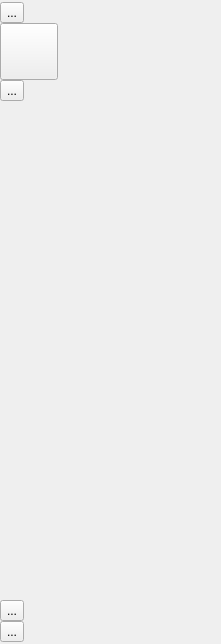
<?xml version="1.0" encoding="UTF-8"?>
<ui version="4.0">
 <class>SideMenuWidget</class>
 <widget class="QWidget" name="SideMenuWidget">
  <property name="geometry">
   <rect>
    <x>0</x>
    <y>0</y>
    <width>221</width>
    <height>644</height>
   </rect>
  </property>
  <property name="sizePolicy">
   <sizepolicy hsizetype="Expanding" vsizetype="Expanding">
    <horstretch>0</horstretch>
    <verstretch>0</verstretch>
   </sizepolicy>
  </property>
  <property name="windowTitle">
   <string>Form</string>
  </property>
  <property name="styleSheet">
   <string notr="true">#SideMenuWidget{
	border: 0px;
	padding: 0px;
	margin: 0px;
}

#SideMenuWidget &gt; #widget_1 {
	border: 2px solid rgb(89, 89, 89);
	
}

#SideMenuWidget &gt; #widget_1 &gt; #widget_3 {
	border: 0px;
	margin: 0px;
	padding: 0px;
}

#SideMenuWidget &gt; #widget_1 &gt; #widget_4 {
	border: 2px solid rgb(255, 85, 0);
	margin: 2px;
	padding: 2px;
}

#SideMenuWidget QToolButton{
	color: rgb(0, 0, 0);
	background-color: #cdd1d3; /* 银鱼白 */
	border: 0px;
	margin-top: 0px;
	margin-bottom: 0px;
	margin-left: 2px;
	margin-right: 2px;
	padding: 0px;
}

#SideMenuWidget QToolButton:hover {
    background-color: #74787a; /* 嫩灰  */
}

#SideMenuWidget QToolButton:pressed {
    background-color: #5e7987;	/* 淡蓝灰  */
}

#SideMenuWidget QToolButton:checked {
    background-color: #cdd1d3; /* 银鱼白 */
    border-left: 5px solid #132c33; /* 深灰蓝 */
}

#SideMenuWidget &gt; #widget_2{
	border:2px solid rgb(89, 89, 89);
	margin: 0px;
}

</string>
  </property>
  <layout class="QVBoxLayout" name="verticalLayout_4">
   <property name="leftMargin">
    <number>0</number>
   </property>
   <property name="topMargin">
    <number>0</number>
   </property>
   <property name="rightMargin">
    <number>0</number>
   </property>
   <property name="bottomMargin">
    <number>0</number>
   </property>
   <item>
    <widget class="QWidget" name="widget_1" native="true">
     <property name="sizePolicy">
      <sizepolicy hsizetype="Preferred" vsizetype="Expanding">
       <horstretch>0</horstretch>
       <verstretch>0</verstretch>
      </sizepolicy>
     </property>
     <layout class="QVBoxLayout" name="verticalLayout_3">
      <property name="leftMargin">
       <number>0</number>
      </property>
      <property name="topMargin">
       <number>0</number>
      </property>
      <property name="rightMargin">
       <number>0</number>
      </property>
      <property name="bottomMargin">
       <number>0</number>
      </property>
      <item>
       <widget class="QWidget" name="widget_3" native="true">
        <property name="sizePolicy">
         <sizepolicy hsizetype="Expanding" vsizetype="Fixed">
          <horstretch>0</horstretch>
          <verstretch>0</verstretch>
         </sizepolicy>
        </property>
        <property name="styleSheet">
         <string notr="true"/>
        </property>
        <layout class="QVBoxLayout" name="verticalLayout">
         <property name="spacing">
          <number>0</number>
         </property>
         <property name="leftMargin">
          <number>0</number>
         </property>
         <property name="topMargin">
          <number>2</number>
         </property>
         <property name="rightMargin">
          <number>0</number>
         </property>
         <property name="bottomMargin">
          <number>0</number>
         </property>
         <item>
          <widget class="QToolButton" name="toolButton">
           <property name="styleSheet">
            <string notr="true"/>
           </property>
           <property name="text">
            <string>...</string>
           </property>
           <property name="icon">
            <iconset>
             <normaloff>../../../resource/play_regular_icon_512px.png</normaloff>../../../resource/play_regular_icon_512px.png</iconset>
           </property>
           <property name="iconSize">
            <size>
             <width>50</width>
             <height>50</height>
            </size>
           </property>
          </widget>
         </item>
         <item>
          <widget class="QToolButton" name="toolButton_2">
           <property name="sizePolicy">
            <sizepolicy hsizetype="Fixed" vsizetype="Fixed">
             <horstretch>0</horstretch>
             <verstretch>0</verstretch>
            </sizepolicy>
           </property>
           <property name="icon">
            <iconset>
             <normaloff>../../../resource/play_regular_icon_512px.png</normaloff>../../../resource/play_regular_icon_512px.png</iconset>
           </property>
           <property name="iconSize">
            <size>
             <width>50</width>
             <height>50</height>
            </size>
           </property>
           <property name="toolButtonStyle">
            <enum>Qt::ToolButtonTextUnderIcon</enum>
           </property>
          </widget>
         </item>
         <item>
          <widget class="QToolButton" name="toolButton_4">
           <property name="text">
            <string>...</string>
           </property>
           <property name="icon">
            <iconset>
             <normaloff>../../../resource/play_regular_icon_512px.png</normaloff>../../../resource/play_regular_icon_512px.png</iconset>
           </property>
           <property name="iconSize">
            <size>
             <width>50</width>
             <height>50</height>
            </size>
           </property>
          </widget>
         </item>
        </layout>
       </widget>
      </item>
      <item>
       <widget class="QWidget" name="widget_4" native="true">
        <property name="sizePolicy">
         <sizepolicy hsizetype="Expanding" vsizetype="Expanding">
          <horstretch>0</horstretch>
          <verstretch>0</verstretch>
         </sizepolicy>
        </property>
       </widget>
      </item>
     </layout>
    </widget>
   </item>
   <item>
    <widget class="QWidget" name="widget_2" native="true">
     <property name="sizePolicy">
      <sizepolicy hsizetype="Expanding" vsizetype="Fixed">
       <horstretch>0</horstretch>
       <verstretch>0</verstretch>
      </sizepolicy>
     </property>
     <layout class="QVBoxLayout" name="verticalLayout_2">
      <property name="spacing">
       <number>0</number>
      </property>
      <property name="leftMargin">
       <number>0</number>
      </property>
      <property name="topMargin">
       <number>2</number>
      </property>
      <property name="rightMargin">
       <number>0</number>
      </property>
      <property name="bottomMargin">
       <number>2</number>
      </property>
      <item>
       <widget class="QToolButton" name="toolButton_6">
        <property name="styleSheet">
         <string notr="true"/>
        </property>
        <property name="text">
         <string>...</string>
        </property>
        <property name="icon">
         <iconset>
          <normaloff>../../../resource/play_regular_icon_512px.png</normaloff>../../../resource/play_regular_icon_512px.png</iconset>
        </property>
        <property name="iconSize">
         <size>
          <width>50</width>
          <height>50</height>
         </size>
        </property>
       </widget>
      </item>
      <item>
       <widget class="QToolButton" name="toolButton_5">
        <property name="styleSheet">
         <string notr="true"/>
        </property>
        <property name="text">
         <string>...</string>
        </property>
        <property name="icon">
         <iconset>
          <normaloff>../../../resource/play_regular_icon_512px.png</normaloff>../../../resource/play_regular_icon_512px.png</iconset>
        </property>
        <property name="iconSize">
         <size>
          <width>50</width>
          <height>50</height>
         </size>
        </property>
       </widget>
      </item>
     </layout>
    </widget>
   </item>
  </layout>
 </widget>
 <resources/>
 <connections/>
</ui>
